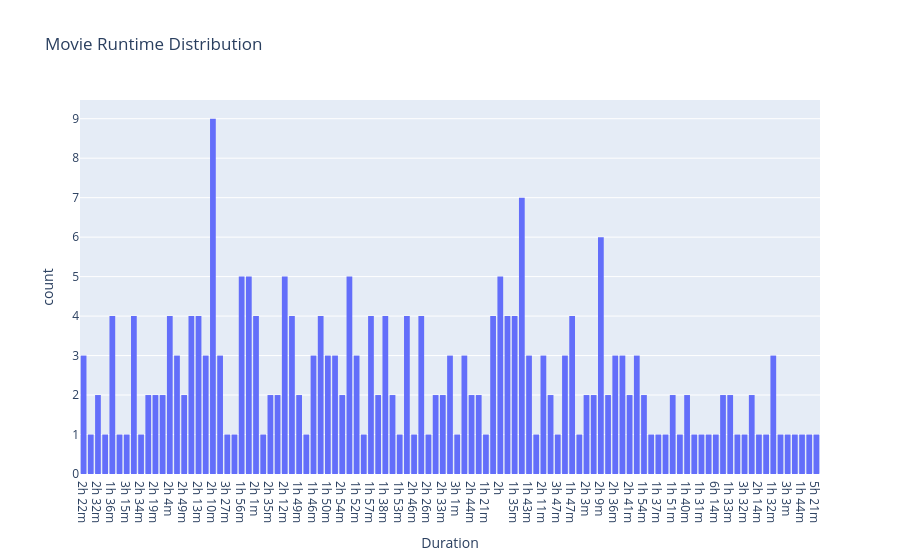

The notebook cell saved with this chart:
### Code cell
fig = px.histogram(
    df,
    x="Duration",
    nbins=20,
    title="Movie Runtime Distribution"
)

fig.show()

### Figure 1 — Plotly figure (JSON) as saved in the notebook; plotly's stock layout.template omitted (floating-point values rounded to 4 significant figures; data arrays with more than 128 entries replaced by an {"elided": "..."} marker saying what was removed)
{"data": [{"bingroup": "x", "hovertemplate": "Duration=%{x}<br>count=%{y}<extra></extra>", "legendgroup": "", "marker": {"color": "#636efa", "pattern": {"shape": ""}}, "name": "", "nbinsx": 20, "orientation": "v", "showlegend": false, "type": "histogram", "x": {"elided": "250 str values"}, "xaxis": "x", "yaxis": "y"}], "layout": {"barmode": "relative", "legend": {"tracegroupgap": 0}, "title": {"text": "Movie Runtime Distribution"}, "xaxis": {"anchor": "y", "domain": [0, 1], "title": {"text": "Duration"}}, "yaxis": {"anchor": "x", "domain": [0, 1], "title": {"text": "count"}}}}
